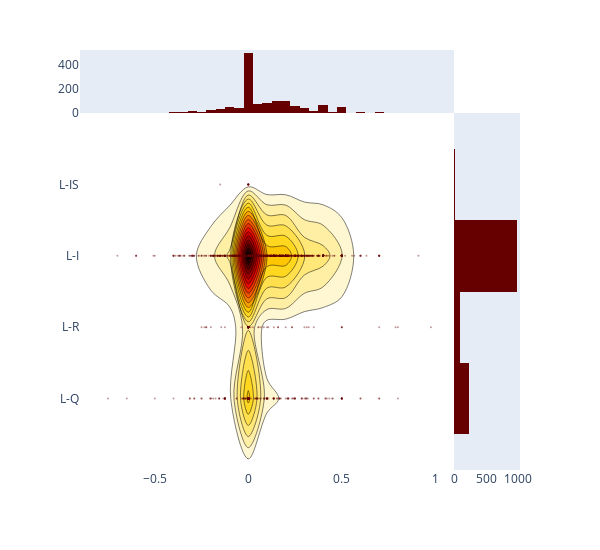

The notebook cell this image was saved under:
### Markdown cell above
### 2D Density Jointplot of Sentiment Polarity vs. Complexity_level

### Code cell
trace1 = go.Scatter(
    x=df['polarity'], y=df['Complexity_level'], mode='markers', name='points',
    marker=dict(color='rgb(102,0,0)', size=2, opacity=0.4)
)
trace2 = go.Histogram2dContour(
    x=df['polarity'], y=df['Complexity_level'], name='density', ncontours=20,
    colorscale='Hot', reversescale=True, showscale=False
)
trace3 = go.Histogram(
    x=df['polarity'], name='Sentiment polarity density',
    marker=dict(color='rgb(102,0,0)'),
    yaxis='y2'
)
trace4 = go.Histogram(
    y=df['Complexity_level'], name='Complexity level density', marker=dict(color='rgb(102,0,0)'),
    xaxis='x2'
)
data = [trace1, trace2, trace3, trace4]

layout = go.Layout(
    showlegend=False,
    autosize=False,
    width=600,
    height=550,
    xaxis=dict(
        domain=[0, 0.85],
        showgrid=False,
        zeroline=False
    ),
    yaxis=dict(
        domain=[0, 0.85],
        showgrid=False,
        zeroline=False
    ),
    margin=dict(
        t=50
    ),
    hovermode='closest',
    bargap=0,
    xaxis2=dict(
        domain=[0.85, 1],
        showgrid=False,
        zeroline=False
    ),
    yaxis2=dict(
        domain=[0.85, 1],
        showgrid=False,
        zeroline=False
    )
)

fig = go.Figure(data=data, layout=layout)
iplot(fig, filename='2dhistogram-2d-density-plot-subplots')

### Figure 1 — Plotly figure (JSON) as saved in the notebook; plotly's stock layout.template omitted (floating-point values rounded to 4 significant figures; data arrays with more than 128 entries replaced by an {"elided": "..."} marker saying what was removed)
{"data": [{"marker": {"color": "rgb(102,0,0)", "opacity": 0.4, "size": 2}, "mode": "markers", "name": "points", "type": "scatter", "x": {"elided": "1306 float values"}, "y": {"elided": "1306 str values"}}, {"colorscale": [[0, "rgb(0,0,0)"], [0.3333, "rgb(230,0,0)"], [0.6667, "rgb(255,210,0)"], [1, "rgb(255,255,255)"]], "name": "density", "ncontours": 20, "reversescale": true, "showscale": false, "type": "histogram2dcontour", "x": {"elided": "1306 float values"}, "y": {"elided": "1306 str values"}}, {"marker": {"color": "rgb(102,0,0)"}, "name": "Sentiment polarity density", "type": "histogram", "x": {"elided": "1306 float values"}, "yaxis": "y2"}, {"marker": {"color": "rgb(102,0,0)"}, "name": "Complexity level density", "type": "histogram", "xaxis": "x2", "y": {"elided": "1306 str values"}}], "layout": {"autosize": false, "bargap": 0, "height": 550, "hovermode": "closest", "margin": {"t": 50}, "showlegend": false, "width": 600, "xaxis": {"domain": [0, 0.85], "showgrid": false, "zeroline": false}, "xaxis2": {"domain": [0.85, 1], "showgrid": false, "zeroline": false}, "yaxis": {"domain": [0, 0.85], "showgrid": false, "zeroline": false}, "yaxis2": {"domain": [0.85, 1], "showgrid": false, "zeroline": false}}}
